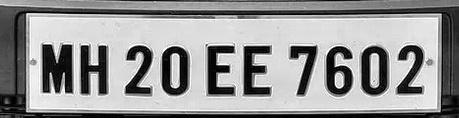
#> input picture prep_clahe.jpg, 459 x 118 px; its folder holds only this picture in this run
$ python preprocess.py prep_clahe.jpg
#> lines starting #> are read from the running program, lines starting #| are printed output that depends on the picture; after the words box and inside, x2 and y2 are one past the last pixel; in counts of white or black regions, pixels touching at a corner belong together
#> further down, img is the input picture: shape (118, 459, 3); min 0, max 255, mean 149.2
import sys

import cv2


def variants(crop):
    # make small plates bigger; OCR reads characters better at ~100+ px height
    h, w = crop.shape[:2]
#> h = 118; w = 459
    if h < 100:
        scale = 100 / h
        crop = cv2.resize(crop, (int(w * scale), 100), interpolation=cv2.INTER_CUBIC)

    gray = cv2.cvtColor(crop, cv2.COLOR_BGR2GRAY)

    # even out lighting and boost contrast
    clahe = cv2.createCLAHE(clipLimit=2.0, tileGridSize=(8, 8)).apply(gray)
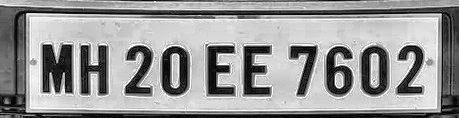
#> clahe: shape (118, 459); min 1, max 255, mean 151.1

    # pure black and white
    _, thresh = cv2.threshold(clahe, 0, 255, cv2.THRESH_BINARY + cv2.THRESH_OTSU)
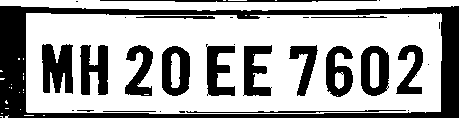
#> thresh: shape (118, 459); 65.2% white; 32 black regions (15 under 20 px), largest, box (x1, y1, x2, y2) and area: (0, 6, 459, 118) 9005, (42, 44, 73, 94) 1196, (80, 45, 108, 95) 986

    return {"original": crop, "gray": gray, "clahe": clahe, "thresh": thresh}


if __name__ == "__main__":
    img = cv2.imread(sys.argv[1])
    for name, v in variants(img).items():
        cv2.imwrite(f"prep_{name}.jpg", v)
        print("saved", f"prep_{name}.jpg")
#> this loop made 4 passes
#> name on passes 1 to 4: 'original', 'gray', 'clahe', 'thresh'
#| saved prep_original.jpg
#| saved prep_gray.jpg
#| saved prep_clahe.jpg
#| saved prep_thresh.jpg

$ run again, on prep_original.jpg
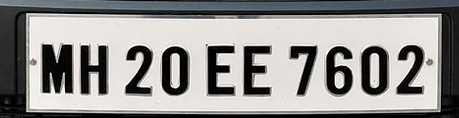
#> input picture prep_original.jpg, 459 x 118 px
#> img is the input picture: shape (118, 459, 3); mean B, G, R 143.5, 145.1, 146.3
#> h = 118; w = 459
#> in variants, `_, thresh = cv2.threshold(clahe, 0, 255, cv2.THRESH_BINARY + cv2.THRES..`:
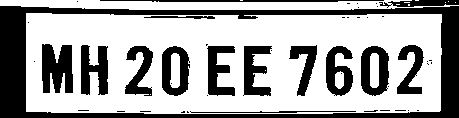
#> thresh: shape (118, 459); 65.2% white; 48 black regions (33 under 20 px), largest, box (x1, y1, x2, y2) and area: (0, 6, 459, 118) 9125, (42, 44, 73, 93) 1218, (81, 45, 108, 95) 932
#> the loop `for name, v in variants(img).items():` made 4 passes
#> name on passes 1 to 4: 'original', 'gray', 'clahe', 'thresh'
#> (printed output is left out)
